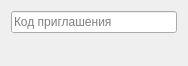
<?xml version="1.0" encoding="UTF-8"?>
<ui version="4.0">
 <class>EnrollDialog</class>
 <widget class="QDialog" name="EnrollDialog">
  <property name="geometry">
   <rect>
    <x>0</x>
    <y>0</y>
    <width>188</width>
    <height>66</height>
   </rect>
  </property>
  <property name="windowTitle">
   <string>Dialog</string>
  </property>
  <layout class="QVBoxLayout" name="verticalLayout">
   <item>
    <widget class="QLineEdit" name="referEdit">
     <property name="styleSheet">
      <string notr="true"/>
     </property>
     <property name="text">
      <string/>
     </property>
     <property name="maxLength">
      <number>9</number>
     </property>
     <property name="placeholderText">
      <string>Код приглашения</string>
     </property>
    </widget>
   </item>
   <item>
    <widget class="QLabel" name="msgLbl">
     <property name="text">
      <string/>
     </property>
    </widget>
   </item>
  </layout>
 </widget>
 <resources/>
 <connections/>
</ui>
